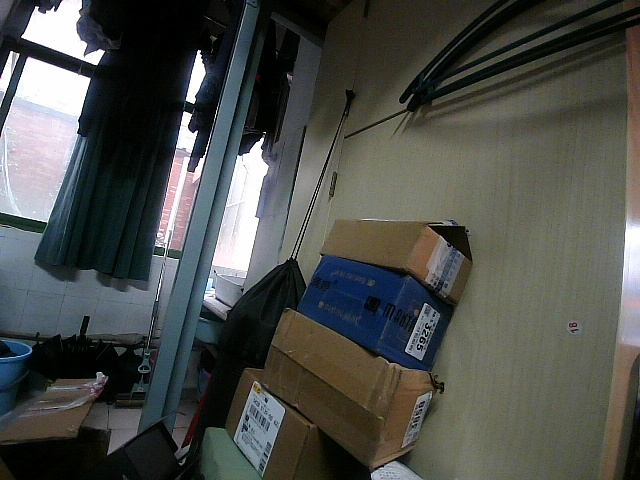
//> input picture resources/room/room_1.jpg, 640 x 480 px
$ ./Harris   (built with g++ and OpenCV 4)
//> lines starting //> are read from the running program, lines starting //| are printed output that depends on the picture
#include <iostream>
#include <opencv2/opencv.hpp>
#include <string>
using namespace cv;
using namespace std;

Mat SRC; // 存储灰度输入图像
Mat DST; // 存储绘制角点后的结果图
void my_cornerHarris(Mat src, Mat &dst, int ksize, double k) {
  Mat Ix, Iy;
  Mat M(src.size(), CV_32FC3); // M = [Ix^2, Ix*Iy; Ix*Iy, Iy^2] * w(x, y)
  Mat R(src.size(), CV_32FC1); // R = det(M) - k * trace(M)^2
  Mat Ixx, Iyy, Ixy;

  Sobel(src, Ix, CV_32FC1, 1, 0, ksize);
  Sobel(src, Iy, CV_32FC1, 0, 1, ksize);

  for (int i = 0; i < src.rows; i++) {
    for (int j = 0; j < src.cols; j++) {
      M.at<Vec3f>(i, j) = Vec3f(Ix.at<float>(i, j) * Ix.at<float>(i, j),
                                Ix.at<float>(i, j) * Iy.at<float>(i, j),
                                Iy.at<float>(i, j) * Iy.at<float>(i, j));
    }
  }
  //高斯滤波对M矩阵进行加权求和
  GaussianBlur(M, M, Size(ksize, ksize), 2, 2);

  //求得Harris响应值
  for (int i = 0; i < src.rows; i++) {
    for (int j = 0; j < src.cols; j++) {
      float A = M.at<Vec3f>(i, j)[0]; // Ix*Ix
      float C = M.at<Vec3f>(i, j)[1]; // Ix*Iy
      float B = M.at<Vec3f>(i, j)[2]; // Iy*Iy

      //响应值计算公式
      R.at<float>(i, j) = (A * B - C * C) - (k * (A + B) * (A + B));
    }
  }
  dst = R.clone();
}
void NMS(Mat &src) //手写非极大值抑制
{
  int i, j, k, l, cnt = 0;
  //遍历图像
  for (i = 2; i < src.rows; i++)
    for (j = 2; j < src.cols; j++)

      //采用5×5窗口，小于中心像素置零
      for (k = i - 2; k <= i + 2; k++)
        for (l = j - 2; l <= j + 2; l++)
          if (src.at<float>(k, l) <= src.at<float>(i, j) && k != i && l != j &&
              src.at<float>(k, l) > 0)
            src.at<float>(i, j) = 0;
}

void draw_Point(Mat src, Mat SRC, int T) //在原图标注角点
{
  cvtColor(SRC, DST, COLOR_GRAY2BGR);
  int Num_of_corner = 0;
  for (int row = 0; row < src.rows; row++) {
    uchar *Currunt_row = src.ptr(row); //行指针
    for (int col = 0; col < src.cols; col++) {
      int R_value = Currunt_row[col]; //提取处理后的角点响应
      if (R_value >= T) {
        //颜色渐变
        Num_of_corner++; //计算角点数
        int R, G, B;

        if (R_value <= 63.75) {
          B = 255;
          G = int(255 * R_value / 63.75);
          R = 0;
          circle(DST, Point(col, row), 3, Scalar(B, G, R), 1,
                 LINE_MAX); //圈出大于阈值的角点
        } else if (R_value <= 127.5) {
          B = 255 - int(255 * (R_value - 63.75) / 63.75);
          G = 255;
          R = 0;
          circle(DST, Point(col, row), 3, Scalar(B, G, R), 1,
                 LINE_MAX); //圈出大于阈值的角点
        } else if (R_value <= 191.25) {
          B = 0;
          G = 255;
          R = int(255 * (R_value - 127.5) / 63.75);
          circle(DST, Point(col, row), 3, Scalar(B, G, R), 1,
                 LINE_MAX); //圈出大于阈值的角点
        } else if (R_value <= 255) {
          B = 0;
          G = 255 - saturate_cast<uchar>(255 * (R_value - 191.25) / 63.75);
          R = 255;
          circle(DST, Point(col, row), 3, Scalar(B, G, R), 1,
                 LINE_MAX); //圈出大于阈值的角点
        }
      }
    }
    Currunt_row++;
  }
  cout << "total nums of corner is:" << Num_of_corner << endl;
}
void Gradient_change(Mat src) //通道阈值渐变（channel：B0,G1,R2)
{
  Mat dst = Mat::zeros(src.size(), CV_8UC3);
  for (int row = 0; row < src.rows; row++) {
    for (int col = 0; col < src.cols; col++) {
      int BGR_value = src.at<uchar>(row, col); //三通道像素指针(RGB)
      if (BGR_value <= 63.75) {
        dst.at<Vec3b>(row, col)[0] = 255;
        dst.at<Vec3b>(row, col)[1] = int(255 * BGR_value / 63.75);
        dst.at<Vec3b>(row, col)[2] = 0;
      } else if (BGR_value <= 127.5) {
        dst.at<Vec3b>(row, col)[0] =
            255 - int(255 * (BGR_value - 63.75) / 63.75);
        dst.at<Vec3b>(row, col)[1] = 255;
        dst.at<Vec3b>(row, col)[2] = 0;
      } else if (BGR_value <= 191.25) {
        dst.at<Vec3b>(row, col)[0] = 0;
        dst.at<Vec3b>(row, col)[1] = 255;
        dst.at<Vec3b>(row, col)[2] = int(255 * (BGR_value - 127.5) / 63.75);
      } else if (BGR_value <= 255) {
        dst.at<Vec3b>(row, col)[0] = 0;
        dst.at<Vec3b>(row, col)[1] =
            255 - saturate_cast<uchar>(255 * (BGR_value - 191.25) / 63.75);
        dst.at<Vec3b>(row, col)[2] = 255;
      }
    }
  }
  imshow("My_Gradient_change", dst);
}
int Threshold = 30;
int K = 400;
void Harris_detaction(int, void *) // Harris角点检测回调函数
{
  Threshold = getTrackbarPos("T_value", "Harris_detaction");
  K = getTrackbarPos("k_value", "Harris_detaction");
  Mat dst = Mat::zeros(SRC.size(), CV_32FC1);
  int blockSize = 2;     //矩阵M的维数(二维以上的原理不太清楚)
  int ksize = 3;         //窗口大小
  double k = K * 0.0001; //阈值k

  //求出每一个像素点的Harris响应值(使用OpenCV API)
  cornerHarris(SRC, dst, blockSize, ksize, k);
  // my_cornerHarris(SRC, dst,ksize, k);

  NMS(dst); //手写非极大值抑制

  normalize(dst, dst, 0, 255, NORM_MINMAX, CV_32FC1,
            Mat());                //将Harris响应值归一化
  convertScaleAbs(dst, dst, 1, 0); //将Harris响应值转为整型（uchar）
  Gradient_change(dst);            //绘制角点响应分布图(渐变)

  imshow("Harris_callback", dst);  //角点响应分布图
  draw_Point(dst, SRC, Threshold); //在原图标注角点
  imshow("Harris_detaction", DST); // result
}
void Harris_threshold_arrange() //滑动窗口
{
  namedWindow("Harris_detaction", WINDOW_NORMAL);
  // createTrackbar("T_value","Harris_detaction",&Threshold,255,Harris_detaction);
  // //阈值T
  // createTrackbar("k_value","Harris_detaction",&K,700,Harris_detaction);
  // //阈值k
  createTrackbar("T_value", "Harris_detaction", nullptr, 255, Harris_detaction);
  createTrackbar("k_value", "Harris_detaction", nullptr, 700, Harris_detaction);
  Harris_detaction(0, 0); // 确保滑动条已创建后再调用

  waitKey(0);
}

bool Pic_show(Mat src, const char *param) //展示图片
{
  if (src.empty()) {
    cout << "图片打开失败！\n";
    return false;
  } else
    imshow(param, src);

  waitKey(0);
  return true;
}

int main(int argv, char **argc) {
  std::cout << RESOURCE_DIR << std::endl;
  Mat img = imread(string(RESOURCE_DIR) + "/room/room_1.jpg", IMREAD_COLOR);
//> img is the input picture: 480 rows x 640 cols, CV_8UC3; mean B, G, R 74.5, 78.4, 75.8
  if (img.empty()) {
    cout << "Failed to load image!" << endl;
    return -1;
  }
  Pic_show(img, "input");

  // 转换为灰度图并存入全局变量 SRC
  cvtColor(img, SRC, COLOR_BGR2GRAY); // 注意：原图应为彩色，这里需要先转灰度
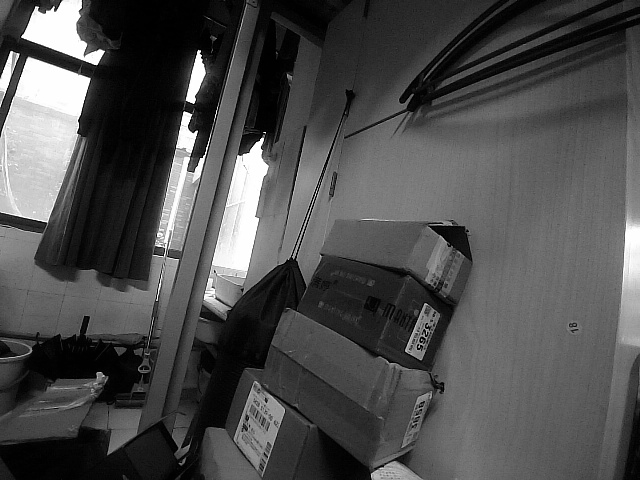
//> SRC: 480 rows x 640 cols, CV_8UC1; min 0, max 255, mean 77.2

  Harris_threshold_arrange();
//> in Harris_detaction, `cornerHarris(SRC, dst, blockSize, ksize, k);`:
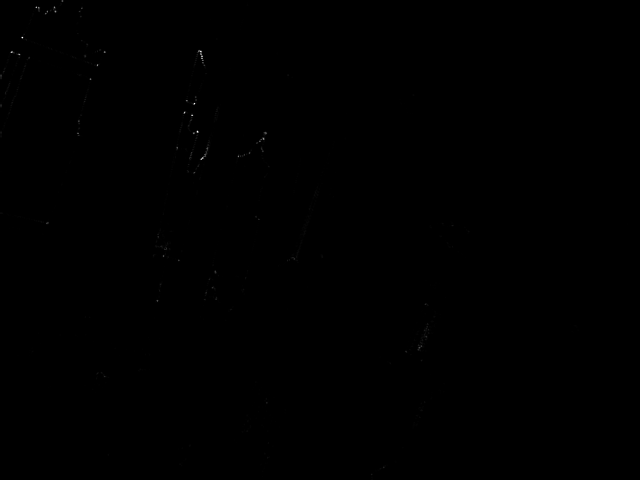
//> dst: 480 rows x 640 cols, CV_32FC1; min -1.82e-12, max 0.0991, mean 4.81e-05; drawn with min black and max white
//> after the loop in Gradient_change, `for (int row = 0; row < src.rows; row++)`:
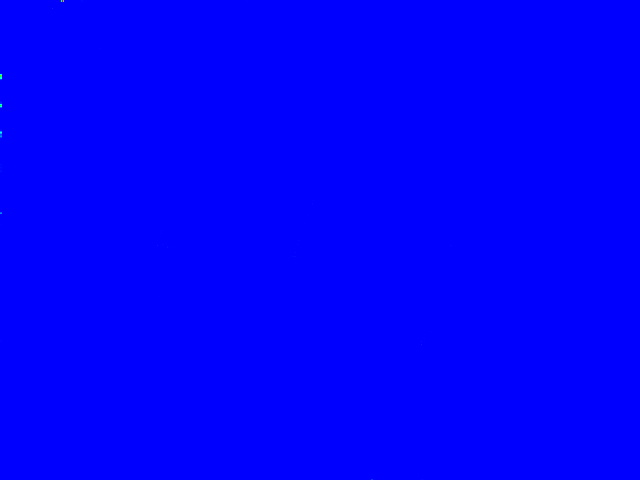
//> dst: 480 rows x 640 cols, CV_8UC3; mean B, G, R 255, 0, 0
//> the loop in draw_Point, `for (int row = 0; row < src.rows; row++)` made 480 passes
//> Num_of_corner on passes 1 to 3: 640, 1280, 1920
//> after the loop in draw_Point, `for (int row = 0; row < src.rows; row++)`: Num_of_corner = 307200
//| total nums of corner is:307200
  return 0;
}

$ run again, with resources/room/room_0.jpg copied over resources/room/room_1.jpg
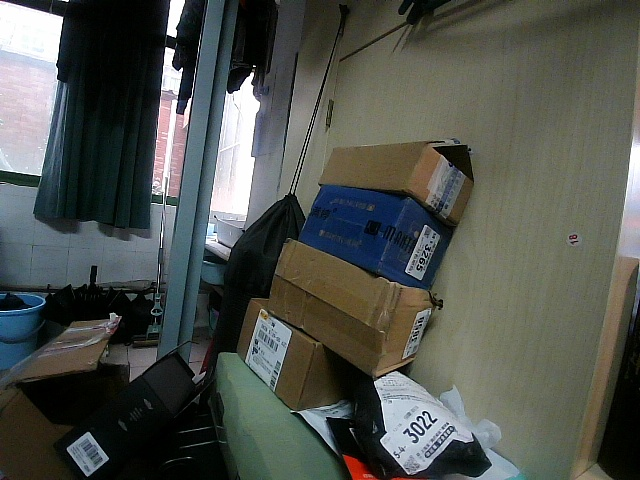
//> input picture resources/room/room_0.jpg, 640 x 480 px
//> img is the input picture: 480 rows x 640 cols, CV_8UC3; mean B, G, R 77.8, 83.3, 79.4
//> `cvtColor(img, SRC, COLOR_BGR2GRAY);`:
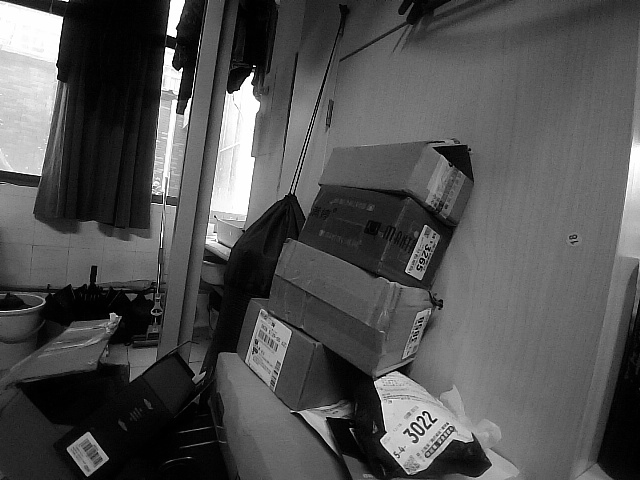
//> SRC: 480 rows x 640 cols, CV_8UC1; min 0, max 255, mean 81.5
//> the loop in draw_Point, `for (int row = 0; row < src.rows; row++)` made 480 passes
//> Num_of_corner on passes 1 to 3: 640, 1280, 1920
//> after the loop in draw_Point, `for (int row = 0; row < src.rows; row++)`: Num_of_corner = 307200
//| total nums of corner is:307200

$ run again, with resources/room/room_2.jpg copied over resources/room/room_1.jpg
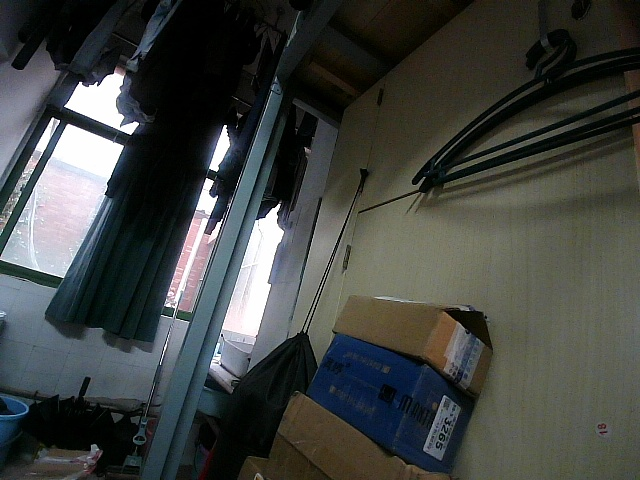
//> input picture resources/room/room_2.jpg, 640 x 480 px
//> img is the input picture: 480 rows x 640 cols, CV_8UC3; mean B, G, R 65.5, 68.3, 65
//> `cvtColor(img, SRC, COLOR_BGR2GRAY);`:
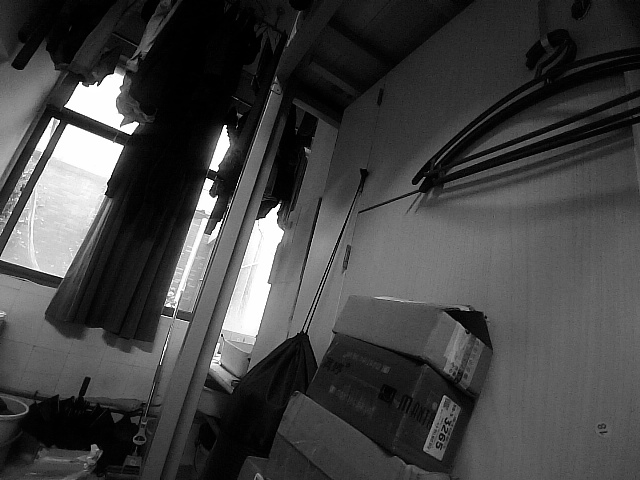
//> SRC: 480 rows x 640 cols, CV_8UC1; min 0, max 255, mean 67
//> the loop in draw_Point, `for (int row = 0; row < src.rows; row++)` made 480 passes
//> Num_of_corner on passes 1 to 3: 640, 1280, 1920
//> after the loop in draw_Point, `for (int row = 0; row < src.rows; row++)`: Num_of_corner = 307200
//| total nums of corner is:307200

$ run again, with resources/room/room_3.jpg copied over resources/room/room_1.jpg
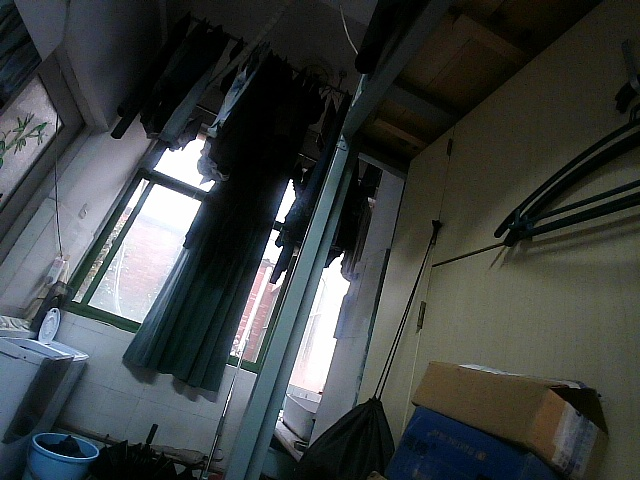
//> input picture resources/room/room_3.jpg, 640 x 480 px
//> img is the input picture: 480 rows x 640 cols, CV_8UC3; mean B, G, R 65.3, 66, 61.4
//> `cvtColor(img, SRC, COLOR_BGR2GRAY);`:
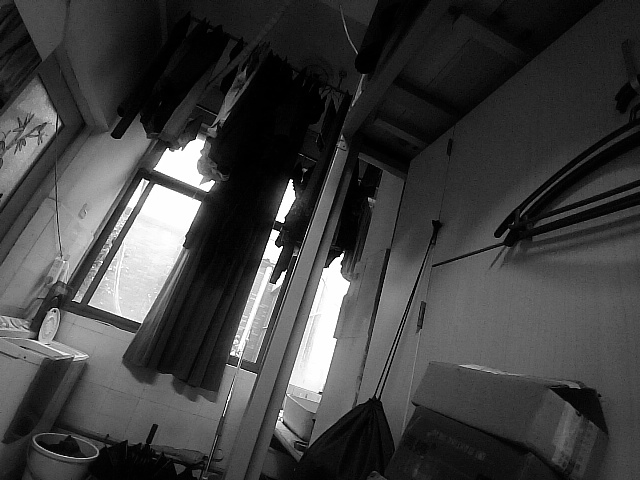
//> SRC: 480 rows x 640 cols, CV_8UC1; min 0, max 255, mean 64.5
//> the loop in draw_Point, `for (int row = 0; row < src.rows; row++)` made 480 passes
//> Num_of_corner on passes 1 to 3: 640, 1280, 1920
//> after the loop in draw_Point, `for (int row = 0; row < src.rows; row++)`: Num_of_corner = 307200
//| total nums of corner is:307200
